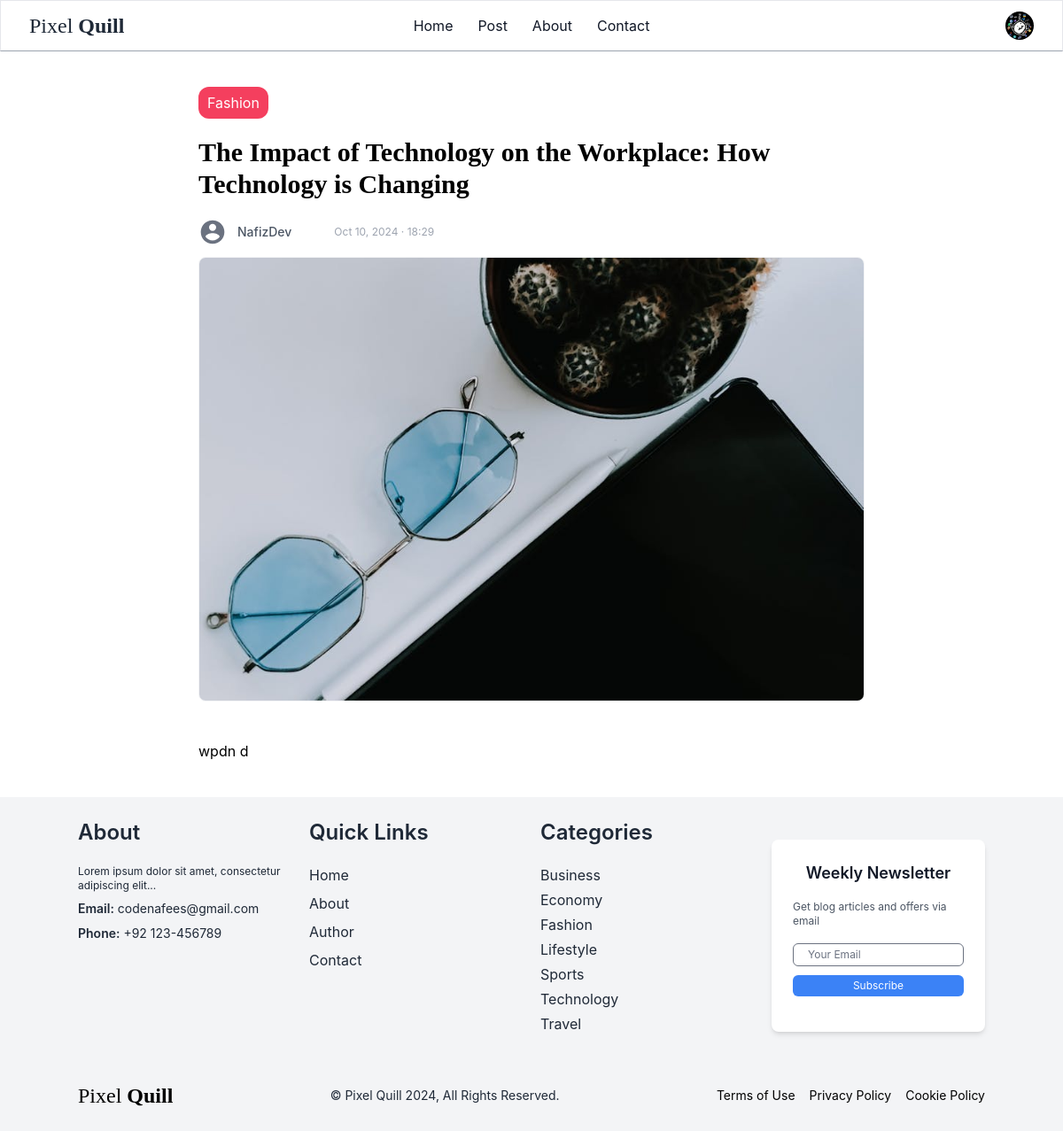
Screenshot of /18/ (signed in) with the database file from the repository.
### authentication/models.py (models this page shows)
class Profile(models.Model):
     user =  models.OneToOneField(User, on_delete=models.CASCADE, related_name="profile")
     f_name = models.CharField(max_length=10, default='James')
     l_name = models.CharField(max_length=10, default='Joe')
     job_role = models.CharField(max_length=10, default='_job')
     profile_img = models.ImageField(upload_to='dp_img/', null=True)
     bio = models.TextField(max_length=400, blank=True)
     acc_created = models.DateTimeField(auto_now_add=True, blank=True, null=True)
     def __str__(self):
          return f"{self.user.username}'s Profile"

### core/models.py (models this page shows, shortened)
class Blog(models.Model):
     created_by = models.ForeignKey(User, on_delete=models.CASCADE, related_name='author_blogs')
     heading = models.CharField(max_length=255, blank=False, null=True)
     category = models.ForeignKey(Category, on_delete=models.CASCADE, related_name="category_blogs")
     description = models.TextField(max_length=3000, null=True)
     image = models.ImageField(upload_to= 'blog/', null=True)
     added_date = models.DateTimeField(auto_now_add=True, null=True)

class Category(models.Model):
     name = models.CharField(max_length=255,  unique=True)
     class Meta:
          verbose_name_plural = 'Categories'
          ordering  = ('name',)
     def __str__(self):
          return self.name

### core/views.py (the view)
# urls.py: path('<int:pk>/', views.details, name='details'),
def details(request, pk):
     profile = getUserProfile(request=request)
     blog = get_object_or_404(Blog, pk=pk)
     btn_col = btn_cols[str(blog.category)]
     return render(request, 'core/details.html',
     {
          'blog': blog,
          'categories': categories,
          'btn_col': btn_col,
          'profile': profile,
     })

### core/templatetags/custom_filters.py (called while the page is built)
@register.filter(name="get_formated_date")
def get_formated_date(added_date):
    return added_date.strftime("%b %d, %Y · %H:%M")

### pixelquill/utils.py (called while the page is built)
def getUserProfile(request):
     if not request.user.is_authenticated or request.user.is_superuser or request.user.is_staff:
          profile = None
     else:
          user = User.objects.get(pk=request.user.pk)
          profile = user.profile
     print(profile)
     return profile

### core/templates/core/details.html (shortened to what this page needs)
{% extends "core/layout.html" %}
{% load custom_filters %}
{% block content %}
     <div class="mx-56 my-10">
     <div class="flex justify-between items-center ">
          <a href="{% url 'category' blog.category.id %}" class="rounded-xl text-x {{btn_col}} text-white py-1.5 px-2.5"> {{ blog.category }}</a>
     </div>
          <h1 class="my-5 text-3xl font-semibold font-serif">{{ blog.heading }}</h1>
          <div class="flex items-center space-x-3 my-3">
               <div class="w-8 h-8 rounded-full items-center justify-center">
                    <a href="{% url 'author' blog.created_by.id %}" class="m-0" >
                         <svg class="text-gray-500 " fill="currentColor" viewBox="0 0 24 24">
                              <path d="M12 2C6.48 2 2 6.48 2 12s4.48 10 10 10 10-4.48 10-10S17.52 2 12 2zm0 3c1.66 0 3 1.34 3 3s-1.34 3-3 3-3-1.34-3-3 1.34-3 3-3zm0 14.2c-2.5 0-4.71-1.28-6-3.22.03-1.99 4-3.08 6-3.08 1.99 0 5.97 1.09 6 3.08-1.29 1.94-3.5 3.22-6 3.22z"/>
                         </svg>
                    </a>
               </div>
               <div class="flex items-center space-x-2 gap-10">
                    <span class="text-sm text-gray-600 font-medium">{{ blog.created_by }}</span>
                    <span class="text-gray-400 text-xs">{{ blog.added_date | get_formated_date }}</span>
               </div>
          </div>
          <img src="{{blog.image.url}}" alt="" class="border border-gray-100  rounded-lg w-full object-cover object-center ">
          <p class="mt-11 text-base">{{ blog.description }}</p>
     </div>
{% endblock %}

### core/templates/core/layout.html (shortened to what this page needs)
{% load static %}
{% load static tailwind_tags %}
<!DOCTYPE html>
<html lang="en">
<head>
	{% tailwind_css %}
</head>
<body class="font-inter">
<header class=" bg-white border border-b-gray-400 text-gray-900 mb-3">
	<nav class="mx-auto flex max-w-7xl items-center justify-between px-6 py-3 lg:px-8 " aria-label="Global">
	<div class="flex lg:flex-1">
		<a href="{% url 'home' %}" class="-m-1.5 p-1.5">
		<h3 class="inline-block font-serif text-2xl font-thin text-gray-800">Pixel <span class="font-semibold">Quill</span></h3>
		</a>
	</div>
	<div class="flex justify-center gap-x-7">
		<a href="{% url 'home' %}" class="text-base font-normal leading-6 bg-transparent  hover:border-b hover:border-gray-900 transition duration-300">Home</a>
		<a href="{% url 'post' %}" class="text-base font-normal leading-6 bg-transparent hover:border-b hover:border-gray-900 transition duration-300">Post</a>
		<a href="#" class="text-base font-normal leading-6 bg-transparent hover:border-b hover:border-gray-900 transition duration-300">About</a>
		<a href="#" class="text-base font-normal leading-6 bg-transparent hover:border-b hover:border-gray-900 transition duration-300">Contact </a>
	</div>
	<div class="hidden lg:flex lg:flex-1 lg:justify-end gap-4">
	{% if request.user.is_authenticated %}
		<button onclick="openDrawerModal()">
			<div class=" w-8 h-8 rounded-full overflow-hidden">
				{% if request.user.is_superuser or request.user.is_staff %}
					<svg class="text-gray-500 " fill="currentColor" viewBox="0 0 24 24">
						<path d="M12 2C6.48 2 2 6.48 2 12s4.48 10 10 10 10-4.48 10-10S17.52 2 12 2zm0 3c1.66 0 3 1.34 3 3s-1.34 3-3 3-3-1.34-3-3 1.34-3 3-3zm0 14.2c-2.5 0-4.71-1.28-6-3.22.03-1.99 4-3.08 6-3.08 1.99 0 5.97 1.09 6 3.08-1.29 1.94-3.5 3.22-6 3.22z"/>
					</svg>
				{% else %}
					{% if profile.profile_img  == '' %}
						<svg class="text-gray-500 " fill="currentColor" viewBox="0 0 24 24">
							<path d="M12 2C6.48 2 2 6.48 2 12s4.48 10 10 10 10-4.48 10-10S17.52 2 12 2zm0 3c1.66 0 3 1.34 3 3s-1.34 3-3 3-3-1.34-3-3 1.34-3 3-3zm0 14.2c-2.5 0-4.71-1.28-6-3.22.03-1.99 4-3.08 6-3.08 1.99 0 5.97 1.09 6 3.08-1.29 1.94-3.5 3.22-6 3.22z"/>
						</svg>
					{% else %}
						<img src="{{ profile.profile_img.url }}"/>
					{% endif %}
				{% endif %}
			</div>
		</button>
		{% else %}
			<a href="{% url 'authentication:login' %}" class="text-base px-4 py-1 bg-green-500 font-normal leading-6 text-white rounded-lg hover:bg-green-600 transition duration-300">Log in</a>
		{% endif %}
	</div>
	</nav>
</header>
{% block content %}   {% endblock %}
<footer class="bg-gray-100 text-black py-6">
	<div class="container mx-auto">
	<div class="grid grid-cols-1 md:grid-cols-4 gap-5">
		<div class="col-span-1 text-gray-800">
		<h3 class="text-2xl mb-5  font-semibold">About</h3>
		<p class="text-xs mb-2">Lorem ipsum dolor sit amet, consectetur adipiscing elit...</p>
		<p class="text-sm mb-2"><span class="font-semibold">Email:</span> codenafees@gmail.com</p>
		<p class="text-sm mb-2"><span class="font-semibold">Phone:</span> +92 123-456789</p>
		</div>
		<div class="col-span-1 text-gray-800">
		<h3 class="text-2xl mb-5 font-semibold">Quick Links</h3>
		<ul>
		<li class="mb-2"><a href="{% url 'home' %}" class="mb-2 border-transparent hover:border-b hover:border-gray-800 transition duration-300">Home</a></li>
		<li class="mb-2"><a href="#" class="mb-2 border-transparent hover:border-b hover:border-gray-800 transition duration-300">About</a></li>
		<li class="mb-2"><a href="#" class="mb-2 border-transparent hover:border-b hover:border-gray-800 transition duration-300">Author</a></li>
		<li class="mb-2"><a href="#" class="mb-2 border-transparent hover:border-b hover:border-gray-800 transition duration-300">Contact</a></li>
		</ul>
		</div>
		<div class="col-span-1 text-gray-800">
		<h3 class="text-2xl mb-5  font-semibold">Categories</h3>
		<ul>
			{% for category in categories %}
			<li class="mb-1"><a href="{% url 'category' category.id %}" class="font-base mb-3 border-transparent hover:border-b hover:border-gray-800 transition duration-300">{{ category.name }}</a></li>
			{% endfor %}
		</ul>
		</div>
		<div class="col-span-1">
		<div class="container mx-auto py-6">
		<div class="max-w-md mx-auto bg-white rounded-lg shadow-md p-6 items-center">
			<h2 class="text-lg font-semibold mb-4 text-gray-900 text-center">Weekly Newsletter</h2>
			<p class="text-xs text-gray-600 mb-4">Get blog articles and offers via email</p>
			<form action="#" method="POST">
			<div class="items-center mb-4">
				<input type="email" name="email" id="email" class="text-gray-800 text-xs w-full px-4 py-1 mb-2 border rounded-md focus:outline-none focus:ring-1 focus:ring-blue-500" placeholder="Your Email">
				<button type="submit" class="w-full bg-blue-500 hover:bg-blue-600 text-white text-xs py-1 px-4 rounded-md">Subscribe</button>
			</div>
			</form>
		</div>
		</div>
		</div>
	</div>
	<div class="mt-8 flex justify-between items-center">
		<a href="#" class="flex items-center">
		<h3 class="inline-block font-serif text-2xl font-thin"> Pixel <span class="font-semibold ">Quill</span></h3>
		</a>
		<p class="text-sm font-normal text-gray-800">&copy; Pixel Quill 2024, All Rights Reserved.</p>
		<nav class="flex space-x-4">
		<a href="#" class="text-sm font-normal border-transparent hover:border-b hover:border-black transition duration-300">Terms of Use</a>
		<a href="#" class="text-sm font-normal border-transparent hover:border-b hover:border-black transition duration-300">Privacy Policy</a>
		<a href="#" class="text-sm font-normal border-transparent hover:border-b hover:border-black transition duration-300">Cookie Policy</a>
		</nav>
	</div>
	</div>
</footer>
</body>
</html>

### rows the page displays
Profile: profile_img (picture)
Blog: category "Fashion", heading "The Impact of Technology on the Workplace: How Technology is Changing", created_by "NafizDev", added_date|get_formated_date "Oct 10, 2024 · 18:29", image (picture), description "wpdn d"
Category: name "Business"
Category: name "Economy"
Category: name "Fashion"
Category: name "Lifestyle"
Category: name "Sports"
Category: name "Technology"
Category: name "Travel"
